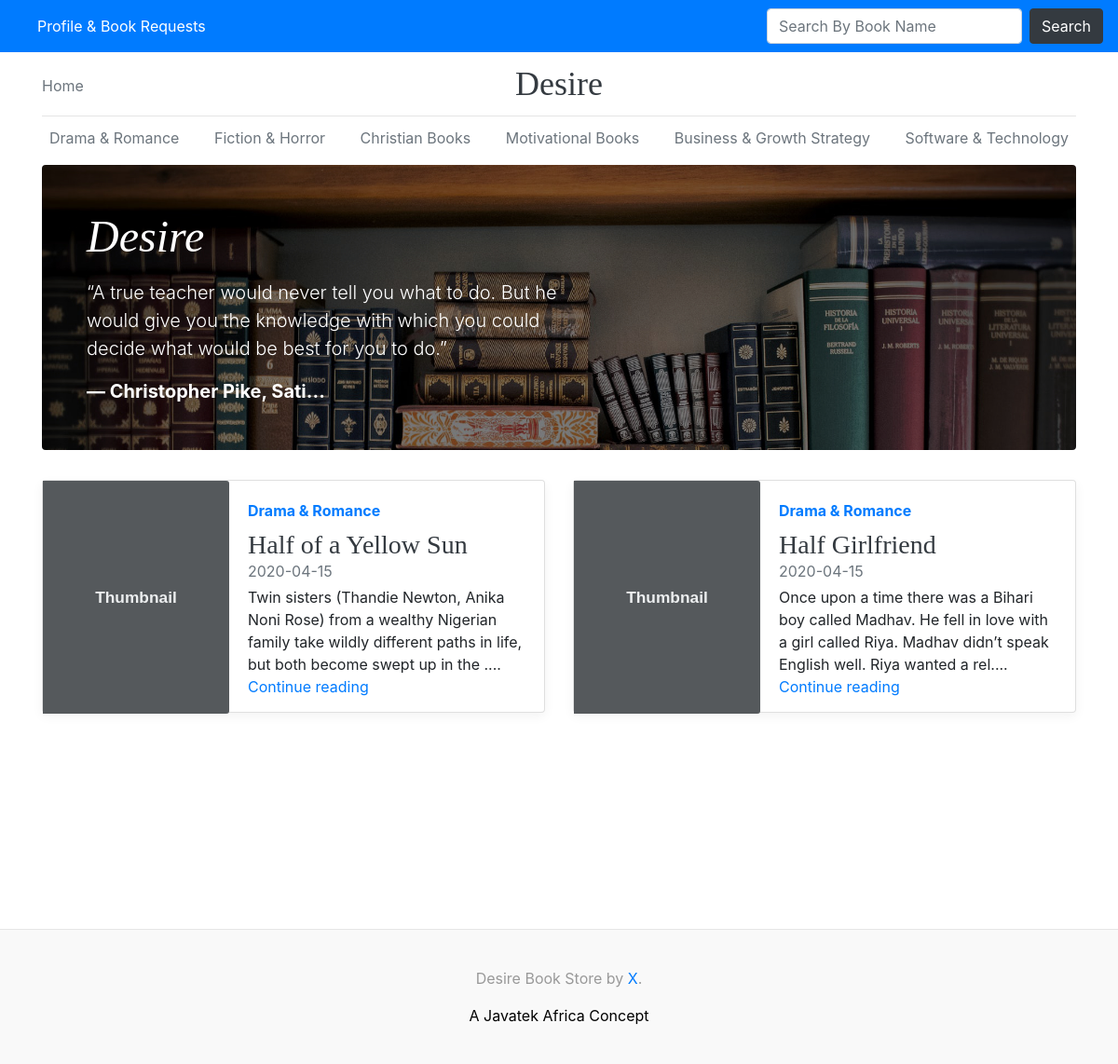
The page /home on the database its author committed.
### app.py (models this page shows, shortened)
class Books(db.Model):
    id = db.Column(db.Integer, primary_key=True)
    title = db.Column(db.String(200), nullable=False)
    author= db.Column(db.String(200), nullable=False)
    filename = db.Column(db.Text, nullable=False)
    picture = db.Column(db.Text, nullable=False)
    review = db.Column(db.Text, nullable=False)
    genre = db.Column(db.String(200), nullable=False)
    dateadded= db.Column(db.DateTime, default=datetime.utcnow)

### app.py (the view)
@app.route('/home')
def home():
    books = Books.query.order_by(Books.dateadded.desc()).limit(6).all()
    return render_template('home.html', books=books)

### templates/home.html (shortened to what this page needs)
{%  extends 'base.html' %}
{% block extracss %}
<link rel="stylesheet" href="{{  url_for('static', filename='css/blog.css')  }}"  type="text/css"/>
{% endblock %}
{% block content %}
      <div class="jumbotron p-3 p-md-5 text-white rounded bg-dark" style="background-image:url('{{ url_for('static' , filename='img/bg.jpeg' ) }}'); background-size:cover;">
        <div class="col-md-6 px-0">
          <h1 class="display-4 font-italic">Desire</h1>
          <p class="lead my-3">“A true teacher would never tell you what to do. But he would give you the knowledge with which you could decide what would be best for you to do.”</p>
          <p class="lead mb-0"><a href="#" class="text-white font-weight-bold">― Christopher Pike, Sati...</a></p>
        </div>
      </div>
      <div id="desktop" class="row mb-2" style="padding-bottom: 200px;">
{% for items in books %}
        <div class="col-md-6  " >
          <div class="card flex-md-row mb-4 box-shadow h-md-250">
            <img class="card-img-right flex-auto  d-md-block"  src="{{items.picture}}" data-src="holder.js/200x250?theme=thumb" alt="Card image cap">
            <div class="card-body d-flex flex-column align-items-start">
              <strong class="d-inline-block mb-2 text-primary">{{ items.genre }}</strong>
              <h3 class="mb-0">
                <a class="text-dark" href="/single/{{items.id}}">{{items.title}}</a>
              </h3>
              <div class="mb-1 text-muted">{{items.dateadded.date()}}</div>
              <p class="card-text mb-auto">{{items.review | truncate(150, True)   }}.</p>
              <a href="/single/{{items.id}}">Continue reading</a>
            </div>
          </div>
        </div>
{% endfor %}
      </div>
    </div>
{% endblock %}

### templates/base.html (shortened to what this page needs)
<html lang="en">
<head>
 <link rel="stylesheet" href="{{  url_for('static', filename='css/bootstrap.min.css')  }}"  type="text/css"/>
 <link rel="stylesheet" href="{{  url_for('static', filename='css/dialog-mobile.css')  }}"  type="text/css"/>
 {% block extracss %}  {% endblock %}
</head>
<body>
  <nav class="navbar navbar-expand-lg navbar-light bg-primary">
    <div class="collapse navbar-collapse" id="navbarTogglerDemo01">
      <ul class="navbar-nav mr-auto mt-2 mt-lg-0">
      <li class="nav-item active"><form action="/mymessages" method="POST" style="display: inline;">
          <button  style=" color:white;border:0px; " id="msgss" class="nav-link btn-primary" name="email"  style="color:white;">Profile & Book Requests <span class="sr-only">(current)</span></button>
        </form> </li>
      </ul>
      <form action="/search" method="POST" class="form-inline my-2 my-lg-0">
        <input class="form-control mr-sm-2" type="search" name="search" placeholder="Search By Book Name" aria-label="Search">
        <button class="btn btn-dark my-2 my-sm-0" type="submit">Search</button>
      </form>
    </div>
  </nav>
        <div class="container">
          <header class="blog-header py-3">
            <div class="row flex-nowrap justify-content-between align-items-center">
              <div class="col-4 pt-1">
             <a class="text-muted" href="/home">Home</a>
              </div>
              <div class="col-4 text-center">
                <a class="blog-header-logo text-dark" href="#">Desire</a>
              </div>
            </div>
          </header>
          <div class="nav-scroller py-1 mb-2">
            <nav class="nav d-flex justify-content-between">
              <a class="p-2 text-muted" href="/drama">Drama & Romance</a>
              <a class="p-2 text-muted" href="/fiction">Fiction & Horror</a>
              <a class="p-2 text-muted" href="/christian">Christian Books</a>
              <a class="p-2 text-muted" href="/motivational">Motivational Books</a>
              <a class="p-2 text-muted" href="/business">Business & Growth Strategy</a>
              <a class="p-2 text-muted" href="/software">Software & Technology</a>
            </nav>
          </div>
    {% block content %}
    {% endblock %}
    <footer class="blog-footer">
      <p>Desire Book Store   by <a href="https://javatek.com.ng">X</a>.</p>
      <p>
        <a href="#" style="color:black;">A Javatek Africa   Concept</a>
      </p>
    </footer>
</body>
</html>

### static/css/blog.css (style rules this page uses)
.blog-header { line-height: 1; border-bottom: 1px solid #e5e5e5; }
.blog-header-logo { font-family: "Playfair Display", Georgia, "Times New Roman", serif; font-size: 2.25rem; }
h1, h2, h3, h4, h5, h6 { font-family: "Playfair Display", Georgia, "Times New Roman", serif; }
.display-4 { font-size: 2.5rem; }
@media (min-width: 768px) { .display-4 { font-size: 3rem; } }
.nav-scroller { position: relative; z-index: 2; height: 2.75rem; overflow-y: hidden; }
.nav-scroller .nav { display: -webkit-box; display: -ms-flexbox; display: flex; -ms-flex-wrap: nowrap; flex-wrap: nowrap; padding-bottom: 1rem; margin-top: -1px; overflow-x: auto; text-align: center; white-space: nowrap; -webkit-overflow-scrolling: touch; }
.card-img-right { height: 100%; border-radius: 0 3px 3px 0; }
.flex-auto { -ms-flex: 0 0 auto; -webkit-box-flex: 0; flex: 0 0 auto; }
@media (min-width: 768px) { .h-md-250 { height: 250px; } }
.box-shadow { box-shadow: 0 .25rem .75rem rgba(0, 0, 0, .05); }
.blog-footer { padding: 2.5rem 0; color: #999; text-align: center; background-color: #f9f9f9; border-top: .05rem solid #e5e5e5; }
.blog-footer p:last-child { margin-bottom: 0; }

### rows shown on the page
Books: genre "Drama & Romance", title "Half of a Yellow Sun", dateadded "2020-04-15", review "Twin sisters (Thandie Newton, Anika Noni Rose) from a wealthy Nigerian family take wildly different paths in life, but both become swept up in the ..."
Books: genre "Drama & Romance", title "Half Girlfriend", dateadded "2020-04-15", review "Once upon a time there was a Bihari boy called Madhav. He fell in love with a girl called Riya. Madhav didn’t speak English well. Riya wanted a rel..."
